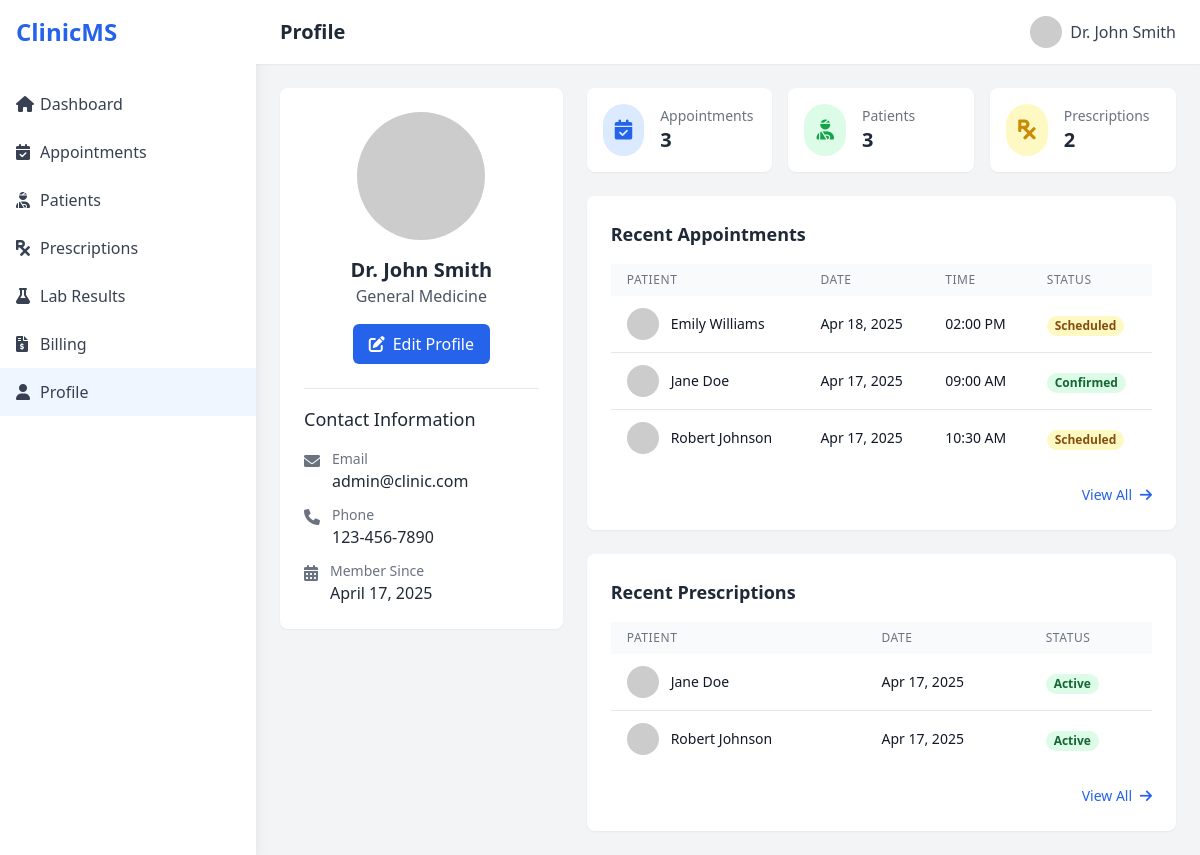
Screenshot of /profile.php (signed in) with the database file from the repository.
### tables this page shows
CREATE TABLE IF NOT EXISTS doctors (
    id INT AUTO_INCREMENT PRIMARY KEY,
    first_name VARCHAR(50) NOT NULL,
    last_name VARCHAR(50) NOT NULL,
    email VARCHAR(100) NOT NULL UNIQUE,
    password VARCHAR(255) NOT NULL,
    phone VARCHAR(20),
    specialization VARCHAR(100),
    created_at DATETIME DEFAULT CURRENT_TIMESTAMP
);

CREATE TABLE IF NOT EXISTS appointments (
    id INT AUTO_INCREMENT PRIMARY KEY,
    patient_id INT NOT NULL,
    doctor_id INT NOT NULL,
    appointment_date DATE NOT NULL,
    appointment_time TIME NOT NULL,
    type VARCHAR(100),
    status ENUM('Scheduled', 'Confirmed', 'Completed', 'Cancelled') DEFAULT 'Scheduled',
    notes TEXT,
    created_at DATETIME DEFAULT CURRENT_TIMESTAMP,
    FOREIGN KEY (patient_id) REFERENCES patients(id) ON DELETE CASCADE,
    FOREIGN KEY (doctor_id) REFERENCES doctors(id) ON DELETE CASCADE
);

CREATE TABLE IF NOT EXISTS patients (
    id INT AUTO_INCREMENT PRIMARY KEY,
    first_name VARCHAR(50) NOT NULL,
    last_name VARCHAR(50) NOT NULL,
    email VARCHAR(100),
    phone VARCHAR(20),
    date_of_birth DATE,
    gender ENUM('M', 'F', 'Other'),
    address TEXT,
    medical_history TEXT,
    status ENUM('Active', 'Inactive') DEFAULT 'Active',
    created_at DATETIME DEFAULT CURRENT_TIMESTAMP
);

CREATE TABLE IF NOT EXISTS prescriptions (
    id INT AUTO_INCREMENT PRIMARY KEY,
    patient_id INT NOT NULL,
    doctor_id INT NOT NULL,
    prescription_date DATE NOT NULL,
    medication TEXT NOT NULL,
    dosage VARCHAR(100),
    frequency VARCHAR(100),
    duration VARCHAR(100),
    instructions TEXT,
    status ENUM('Active', 'Completed', 'Cancelled') DEFAULT 'Active',
    created_at DATETIME DEFAULT CURRENT_TIMESTAMP,
    FOREIGN KEY (patient_id) REFERENCES patients(id) ON DELETE CASCADE,
    FOREIGN KEY (doctor_id) REFERENCES doctors(id) ON DELETE CASCADE
);

### profile.php (the view, shortened to what the rows shown need)
<?php
require_once 'config/database.php';
$doctor_id = $_SESSION['doctor_id'];
$stmt = $pdo->prepare("
    SELECT
        d.id,
        d.first_name,
        d.last_name,
        d.email,
        d.phone,
        d.specialization,
        d.created_at
    FROM doctors d
    WHERE d.id = :doctor_id
");
$stmt->execute(['doctor_id' => $doctor_id]);
$doctor = $stmt->fetch(PDO::FETCH_ASSOC);
$stmt = $pdo->prepare("
    SELECT
        a.id,
        a.appointment_date,
        a.appointment_time,
        a.status,
        p.first_name as patient_first_name,
        p.last_name as patient_last_name
    FROM appointments a
    JOIN patients p ON a.patient_id = p.id
    WHERE a.doctor_id = :doctor_id
    ORDER BY a.appointment_date DESC
    LIMIT 5
");
$stmt->execute(['doctor_id' => $doctor_id]);
$recent_appointments = $stmt->fetchAll(PDO::FETCH_ASSOC);
$stmt = $pdo->prepare("
    SELECT pr.*, p.first_name as patient_first_name, p.last_name as patient_last_name
    FROM prescriptions pr
    JOIN patients p ON pr.patient_id = p.id
    WHERE pr.doctor_id = :doctor_id
    ORDER BY pr.created_at DESC
    LIMIT 5
");
$stmt->execute(['doctor_id' => $doctor_id]);
$recentPrescriptions = $stmt->fetchAll(PDO::FETCH_ASSOC);
?>
<!DOCTYPE html>
<html lang="en">
<head>
    <script src="https://cdn.tailwindcss.com"></script>
    <link href="https://cdnjs.cloudflare.com/ajax/libs/font-awesome/6.0.0/css/all.min.css" rel="stylesheet">
    <link href="https://unpkg.com/aos@2.3.1/dist/aos.css" rel="stylesheet">
</head>
<body class="bg-gray-100">
    <div class="flex h-screen">
        <div class="sidebar w-64 bg-white shadow-lg">
            <div class="p-4">
                <h1 class="text-2xl font-bold text-blue-600">ClinicMS</h1>
            </div>
        </div>
        <div class="flex-1 overflow-auto">
            <header class="bg-white shadow-sm">
                <div class="flex items-center justify-between px-6 py-4">
                    <h2 class="text-xl font-semibold text-gray-800">Profile</h2>
                    <div class="flex items-center space-x-2">
                        <img src="https://ui-avatars.com/api/?name=<?= urlencode($doctor['first_name'] . '+' . $doctor['last_name']) ?>&background=0D8ABC&color=fff" alt="Profile" class="w-8 h-8 rounded-full">
                        <span class="text-gray-700">Dr. <?= htmlspecialchars($doctor['first_name'] . ' ' . $doctor['last_name']) ?></span>
                    </div>
                </div>
            </header>
            <main class="p-6">
                <div class="grid grid-cols-1 md:grid-cols-3 gap-6">
                    <div class="md:col-span-1">
                        <div class="bg-white rounded-lg shadow-sm p-6" data-aos="fade-up">
                            <div class="flex flex-col items-center">
                                <div class="w-32 h-32 rounded-full overflow-hidden mb-4">
                                    <img src="https://ui-avatars.com/api/?name=<?= urlencode($doctor['first_name'] . '+' . $doctor['last_name']) ?>&background=0D8ABC&color=fff&size=128" alt="Profile" class="w-full h-full object-cover">
                                </div>
                                <h3 class="text-xl font-semibold text-gray-800">Dr. <?= htmlspecialchars($doctor['first_name'] . ' ' . $doctor['last_name']) ?></h3>
                                <p class="text-gray-600"><?= htmlspecialchars($doctor['specialization']) ?></p>
                                <div class="mt-4 flex space-x-2">
                                    <button class="px-4 py-2 bg-blue-600 text-white rounded-md hover:bg-blue-700" onclick="openEditProfileModal()">
                                    </button>
                                </div>
                            </div>
                            <div class="mt-6 border-t pt-4">
                                <div class="space-y-3">
                                    <div class="flex items-start">
                                        <div>
                                            <p class="text-sm font-medium text-gray-500">Email</p>
                                            <p class="text-gray-800"><?= htmlspecialchars($doctor['email']) ?></p>
                                        </div>
                                    </div>
                                    <div class="flex items-start">
                                        <div>
                                            <p class="text-sm font-medium text-gray-500">Phone</p>
                                            <p class="text-gray-800"><?= htmlspecialchars($doctor['phone']) ?></p>
                                        </div>
                                    </div>
                                    <div class="flex items-start">
                                        <div>
                                            <p class="text-sm font-medium text-gray-500">Member Since</p>
                                            <p class="text-gray-800"><?= date('F d, Y', strtotime($doctor['created_at'])) ?></p>
                                        </div>
                                    </div>
                                </div>
                            </div>
                        </div>
                    </div>
                    <div class="md:col-span-2">
                        <div class="bg-white rounded-lg shadow-sm p-6 mb-6" data-aos="fade-up">
                            <div class="overflow-x-auto">
                                <table class="min-w-full">
                                    <thead>
                                        <tr class="bg-gray-50">
                                            <th class="px-4 py-2 text-left text-xs font-medium text-gray-500 uppercase tracking-wider">Patient</th>
                                            <th class="px-4 py-2 text-left text-xs font-medium text-gray-500 uppercase tracking-wider">Date</th>
                                            <th class="px-4 py-2 text-left text-xs font-medium text-gray-500 uppercase tracking-wider">Time</th>
                                            <th class="px-4 py-2 text-left text-xs font-medium text-gray-500 uppercase tracking-wider">Status</th>
                                        </tr>
                                    </thead>
                                    <tbody class="bg-white divide-y divide-gray-200">
                                        <?php foreach ($recent_appointments as $appointment): ?>
                                        <tr class="hover:bg-gray-50">
                                            <td class="px-4 py-3 whitespace-nowrap">
                                                <div class="flex items-center">
                                                    <div class="flex-shrink-0 h-8 w-8">
                                                        <img class="h-8 w-8 rounded-full" src="https://ui-avatars.com/api/?name=<?= urlencode($appointment['patient_first_name'] . '+' . $appointment['patient_last_name']) ?>&background=0D8ABC&color=fff" alt="">
                                                    </div>
                                                    <div class="ml-3">
                                                        <p class="text-sm font-medium text-gray-900">
                                                            <?= htmlspecialchars($appointment['patient_first_name'] . ' ' . $appointment['patient_last_name']) ?>
                                                        </p>
                                                    </div>
                                                </div>
                                            </td>
                                            <td class="px-4 py-3 whitespace-nowrap">
                                                <p class="text-sm text-gray-900"><?= date('M d, Y', strtotime($appointment['appointment_date'])) ?></p>
                                            </td>
                                            <td class="px-4 py-3 whitespace-nowrap">
                                                <p class="text-sm text-gray-900"><?= date('h:i A', strtotime($appointment['appointment_time'])) ?></p>
                                            </td>
                                            <td class="px-4 py-3 whitespace-nowrap">
                                                <span class="px-2 inline-flex text-xs leading-5 font-semibold rounded-full
                                                    <?php
                                                    switch($appointment['status']) {
                                                        case 'Scheduled':
                                                            echo 'bg-yellow-100 text-yellow-800';
                                                            break;
                                                        case 'Confirmed':
                                                            echo 'bg-green-100 text-green-800';
                                                            break;
                                                    }
                                                    ?>">
                                                    <?= htmlspecialchars($appointment['status']) ?>
                                                </span>
                                            </td>
                                        </tr>
                                        <?php endforeach; ?>
                                    </tbody>
                                </table>
                            </div>
                        </div>
                        <div class="bg-white rounded-lg shadow-sm p-6" data-aos="fade-up">
                            <div class="overflow-x-auto">
                                <table class="min-w-full">
                                    <thead>
                                        <tr class="bg-gray-50">
                                            <th class="px-4 py-2 text-left text-xs font-medium text-gray-500 uppercase tracking-wider">Patient</th>
                                            <th class="px-4 py-2 text-left text-xs font-medium text-gray-500 uppercase tracking-wider">Date</th>
                                            <th class="px-4 py-2 text-left text-xs font-medium text-gray-500 uppercase tracking-wider">Status</th>
                                        </tr>
                                    </thead>
                                    <tbody class="bg-white divide-y divide-gray-200">
                                        <?php foreach ($recentPrescriptions as $prescription): ?>
                                        <tr class="hover:bg-gray-50">
                                            <td class="px-4 py-3 whitespace-nowrap">
                                                <div class="flex items-center">
                                                    <div class="flex-shrink-0 h-8 w-8">
                                                        <img class="h-8 w-8 rounded-full" src="https://ui-avatars.com/api/?name=<?= urlencode($prescription['patient_first_name'] . '+' . $prescription['patient_last_name']) ?>&background=0D8ABC&color=fff" alt="">
                                                    </div>
                                                    <div class="ml-3">
                                                        <p class="text-sm font-medium text-gray-900">
                                                            <?= htmlspecialchars($prescription['patient_first_name'] . ' ' . $prescription['patient_last_name']) ?>
                                                        </p>
                                                    </div>
                                                </div>
                                            </td>
                                            <td class="px-4 py-3 whitespace-nowrap">
                                                <p class="text-sm text-gray-900"><?= date('M d, Y', strtotime($prescription['prescription_date'])) ?></p>
                                            </td>
                                            <td class="px-4 py-3 whitespace-nowrap">
                                                <span class="px-2 inline-flex text-xs leading-5 font-semibold rounded-full
                                                    <?php
                                                    switch($prescription['status']) {
                                                        case 'Active':
                                                            echo 'bg-green-100 text-green-800';
                                                            break;
                                                    }
                                                    ?>">
                                                    <?= htmlspecialchars($prescription['status']) ?>
                                                </span>
                                            </td>
                                        </tr>
                                        <?php endforeach; ?>
                                    </tbody>
                                </table>
                            </div>
                        </div>
                    </div>
                </div>
            </main>
        </div>
    </div>
</body>
</html>

### rows the page displays
doctors: first_name+last_name "John Smith", specialization "General Medicine", email "admin@clinic.com", phone "123-456-7890", created_at "April 17, 2025"
appointments: patient.last_name "Emily Williams", appointment_date "Apr 18, 2025", appointment_time "02:00 PM", status "Scheduled"
appointments: patient.last_name "Jane Doe", appointment_date "Apr 17, 2025", appointment_time "09:00 AM", status "Confirmed"
appointments: patient.last_name "Robert Johnson", appointment_date "Apr 17, 2025", appointment_time "10:30 AM", status "Scheduled"
prescriptions: patient.last_name "Jane Doe", prescription_date "Apr 17, 2025", status "Active"
prescriptions: patient.last_name "Robert Johnson", prescription_date "Apr 17, 2025", status "Active"

### other values shown
$appointmentCount "3"
$patientCount "3"
$prescriptionCount "2"
